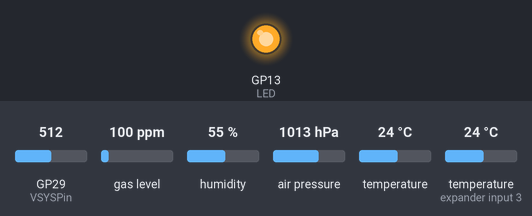
The sketch below on a simulated Raspberry Pi Pico. Shown: output pins drawn as LEDs (lit = HIGH). The inputs (shaded band) are chosen by the test bench; at power-on: GP29 (VSYSPin) = 512, gas level 100 ppm, humidity 55 %, air pressure 1013 hPa, temperature 24 °C, temperature (sensor on expander input 3) 24 °C (analog values on the 0–1023 scale). Pins used as bus, display or sensor lines are not drawn; what the sketch prints to the serial monitor is not drawn.

Above: at 1.26 s.
At 16.1 s:
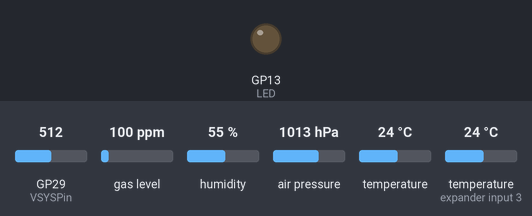
Timing chart, 0 to 39.7 s (numbered marks = the images above):
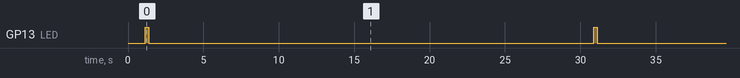

The sketch:

omni.ino
```cpp
/* -*- mode: c++ ; indent-tabs-mode: nil; tab-width: 4; c-basic-offset: 4; -*-

  omni.ino V1.1

  This program uses a 433MHz transmitter and Arduino (or similar device
  supported on the Arduino IDE) to send temperature/humidity
  readings in a format compatible with the Acurite 609TXC protocol.
  See the src/device/lacrosse_ws7000.c file in the rtl_433 distribution
  (https://github.com/merbanan/rtl_433) for details about the packet
  format.  The data packet format created here matches the format
  recognized by rtl_433 for the Lacrosse WS7000-20.

  This program executes on the Arduino Uno R3 but is constrained by the
  limited 2K memory limit for variables.  Take care in modifying the
  program as changes in memory requirements may cause execution errors.

  The Lacrosse WS7000-20 remote sensor transmits temperature,
  humidity, and barometric pressure readings. A transmission frame
  is 81 bits long (for the -20 model).  A "0" bit is 800us high
  followed by 400us low and a "1" bit is 400us high followed
  by 800us low.

  The frame begins with 10 "0" bits followed by 1 "1" bit.
  The data follow that preamble as 14 4-bit nibbles, separated
  from each other by a "1" bit, and each nibble has the
  least-significant bit first.  Soo the data values must have
  their bit patterns reversed as they're inserted into the frame.
  The data are BCD-encoded values representing the decimal digits
  of each of the three readings.

  Most ISM devices REPEAT the message 2-5 times to increase the
  possibility of correct reception (since this is a simplex
  communication system -- no indication that the information
  was correctly received).  This program sends just one message
  per transmission.

  When asserting/deasserting voltage to the signal pin, timing
  is critical.  The strategy of this program is to have the
  "playback" -- the setting of voltages at specific times to
  convey information -- be as simple as possible to minimize
  computer processing delays in the signal-setting timings.
  So the program generates a "waveform" as a series of commands
  to assert/deassert voltages and to delay the specified times
  to communicate information.  Those commands are entered into
  an array to represent the waveform.

  The playback, then, just retrieves the commands to assert/deassert
  voltages and delay specific length of time and executes them, with
  minimal processing overhead.

  This program was modeled, somewhat, on Joan's pigpiod (Pi GPIO daemon)
  code for waveform generation.  But because the Arduino-like devices
  are single-process/single-core rather than multitasking OSes, the code
  here does not need to provide for contingencies in that multi-tasking
  environment -- it just generates the waveform description which a subsequent
  code module uses to drive the transmitter voltages.

  The BME68x code for reading temp/press/hum/VOC was adapted from
  the Adafruit demo program http://www.adafruit.com/products/3660
  The BME68x temperature reading may need calibration against
  an external thermometer.  The DEFINEd parameter 'BME_TEMP_OFFSET'
  (below) can be used to perform an adjustment, if needed.

  hdtodd@gmail.com, 2025.01.13
*/

// For Pico 2
#define VSYSPin 29                     // VSYS is on pin 29 on Pico 2 (may conflict with WiFi!)
#define ADCRES  12                     // Analog-to-digital resolution is 12 bits
#define RES     ((float)(1 << ADCRES)) // Divisor for 12-bit ADC

#define DELAY   29365 // Time between messages in ms
// #define DELAY 4365 // Time between messages in ms

// Couldn't find the IDE macro that says if serial port is Serial or SerialUSB
// So try this; if it doesn't work, specify which
#ifdef ARDUINO_ARCH_SAMD
#define SERIALP SerialUSB
#else
#define SERIALP Serial
#endif

#define DEBUG // SET TO #undef to disable execution trace

#ifdef DEBUG
#define DBG_begin(...)   SERIALP.begin(__VA_ARGS__);
#define DBG_print(...)   SERIALP.print(__VA_ARGS__)
#define DBG_write(...)   SERIALP.write(__VA_ARGS__)
#define DBG_println(...) SERIALP.println(__VA_ARGS__)
#else
#define DBG_begin(...)
#define DBG_print(...)
#define DBG_write(...)
#define DBG_println(...)
#endif

#include "Adafruit_BME680.h"
#include <Adafruit_Sensor.h>
#include <SPI.h>
#include <Wire.h>

// CRC-8 'init' value
#define initCRC 0xaa

// 433MHz transmitter settings
#ifdef PICO_RP2350
#define TX  3           // transmit data line connected to Pico 2 GPIO 3
#define LED LED_BUILTIN // LED active on GPIO 25 when transmitting
#else
#define TX  4  // transmit data line connected to SAMD21 GPIO 4
#define LED 13 // LED active on GPIO 13 when transmitting
#endif

#define REPEATS 4 // Number of times to repeat packet in one transmission

// BME688 settings for Adafruit I2C connection
#define BME_SCK              13
#define BME_MISO             12
#define BME_MOSI             11
#define BME_CS               10

#define SEALEVELPRESSURE_HPA (1013.25)    // Standard conversion constant
#define BME_TEMP_OFFSET      (-1.7 / 1.8) // Calibration offset in Fahrenheit

/* "SIGNAL_T" are the possible signal types.  Each signal has a
    type (index), name, duration of asserted signal high), and duration of
    deasserted signal (low).  Durations are in microseconds.  Either or
    both duration may be 0, in which case the signal voltage won't be changed.

    Enumerate the possible signal duration types here for use as indices
    Append additional signal timings here and then initialize them
    in the device initiation of the "signals" array
    Maintain the order here in the initialization code in the device class
*/
enum SIGNAL_T {
    NONE     = -1,
    SIG_SYNC = 0,
    SIG_SYNC_GAP,
    SIG_ZERO,
    SIG_ONE,
    SIG_IM_GAP,
    SIG_PULSE
};

// Structure of the table of timing durations used to signal
typedef struct {
    SIGNAL_T sig_type;   // Index the type of signal
    String sig_name;     // Provide a brief descriptive name
    uint16_t up_time;    // duration for pulse with voltage up
    uint16_t delay_time; // delay with voltage down before next signal
} SIGNAL;

/*  libcrc8.c
    From http://github.com/hdtodd/CRC8-Library
    HD Todd, February, 2022

    Predefined table of CRC-8 lookup bytes computed using
    the polynomial 0x97, also know as "C2". Per Koopman,
    "arguably the best" for messages up to 119 bits long

   This table can be recomputed for a different polynomial
   See original library distribution on github
*/
uint8_t CRC8POLY       = 0x97;
uint8_t CRC8Table[256] = {
        0x00, 0x97, 0xb9, 0x2e, 0xe5, 0x72, 0x5c, 0xcb, 0x5d, 0xca, 0xe4, 0x73,
        0xb8, 0x2f, 0x01, 0x96, 0xba, 0x2d, 0x03, 0x94, 0x5f, 0xc8, 0xe6, 0x71,
        0xe7, 0x70, 0x5e, 0xc9, 0x02, 0x95, 0xbb, 0x2c, 0xe3, 0x74, 0x5a, 0xcd,
        0x06, 0x91, 0xbf, 0x28, 0xbe, 0x29, 0x07, 0x90, 0x5b, 0xcc, 0xe2, 0x75,
        0x59, 0xce, 0xe0, 0x77, 0xbc, 0x2b, 0x05, 0x92, 0x04, 0x93, 0xbd, 0x2a,
        0xe1, 0x76, 0x58, 0xcf, 0x51, 0xc6, 0xe8, 0x7f, 0xb4, 0x23, 0x0d, 0x9a,
        0x0c, 0x9b, 0xb5, 0x22, 0xe9, 0x7e, 0x50, 0xc7, 0xeb, 0x7c, 0x52, 0xc5,
        0x0e, 0x99, 0xb7, 0x20, 0xb6, 0x21, 0x0f, 0x98, 0x53, 0xc4, 0xea, 0x7d,
        0xb2, 0x25, 0x0b, 0x9c, 0x57, 0xc0, 0xee, 0x79, 0xef, 0x78, 0x56, 0xc1,
        0x0a, 0x9d, 0xb3, 0x24, 0x08, 0x9f, 0xb1, 0x26, 0xed, 0x7a, 0x54, 0xc3,
        0x55, 0xc2, 0xec, 0x7b, 0xb0, 0x27, 0x09, 0x9e, 0xa2, 0x35, 0x1b, 0x8c,
        0x47, 0xd0, 0xfe, 0x69, 0xff, 0x68, 0x46, 0xd1, 0x1a, 0x8d, 0xa3, 0x34,
        0x18, 0x8f, 0xa1, 0x36, 0xfd, 0x6a, 0x44, 0xd3, 0x45, 0xd2, 0xfc, 0x6b,
        0xa0, 0x37, 0x19, 0x8e, 0x41, 0xd6, 0xf8, 0x6f, 0xa4, 0x33, 0x1d, 0x8a,
        0x1c, 0x8b, 0xa5, 0x32, 0xf9, 0x6e, 0x40, 0xd7, 0xfb, 0x6c, 0x42, 0xd5,
        0x1e, 0x89, 0xa7, 0x30, 0xa6, 0x31, 0x1f, 0x88, 0x43, 0xd4, 0xfa, 0x6d,
        0xf3, 0x64, 0x4a, 0xdd, 0x16, 0x81, 0xaf, 0x38, 0xae, 0x39, 0x17, 0x80,
        0x4b, 0xdc, 0xf2, 0x65, 0x49, 0xde, 0xf0, 0x67, 0xac, 0x3b, 0x15, 0x82,
        0x14, 0x83, 0xad, 0x3a, 0xf1, 0x66, 0x48, 0xdf, 0x10, 0x87, 0xa9, 0x3e,
        0xf5, 0x62, 0x4c, 0xdb, 0x4d, 0xda, 0xf4, 0x63, 0xa8, 0x3f, 0x11, 0x86,
        0xaa, 0x3d, 0x13, 0x84, 0x4f, 0xd8, 0xf6, 0x61, 0xf7, 0x60, 0x4e, 0xd9,
        0x12, 0x85, 0xab, 0x3c};

uint8_t crc8(uint8_t *msg, int lengthOfMsg, uint8_t init)
{
    while (lengthOfMsg-- > 0)
        init = CRC8Table[(init ^ *msg++)];
    return init;
};

/* ISM_Device is the base class descriptor for creating transmissions
   compatible with various other specific OOK-PWM devices.  It contains
   the list of signals for the transmitter driver, the procedure needed
   to insert signals into the list, and the procedure to play the signals
   through the transmitter.
*/
class ISM_Device {
  public:
    // These are used by the device object procedures
    //   to process the waveform description into a command list
    SIGNAL_T cmdList[400];
    uint16_t listEnd   = 0;
    String Device_Name = "ISM Device";
    SIGNAL *signals;

    ISM_Device() {};

    // Inserts a signal into the commmand list
    void insert(SIGNAL_T signal)
    {
        cmdList[listEnd++] = signal;
        return;
    };

    // Drive the transmitter voltages per the timings of the signal list
    void playback()
    {
        SIGNAL_T sig;
        for (int i = 0; i < listEnd; i++) {
            sig = cmdList[i];
            if (sig == NONE) { // Terminates list but should never be executed
                DBG_print(F(" \tERROR -- invalid signal in 'playback()': "));
                DBG_print((int)cmdList[i]);
                DBG_print((cmdList[i] == NONE) ? " (NONE)" : "");
                return;
            };
            if (signals[sig].up_time > 0) {
                digitalWrite(TX, HIGH);
                delayMicroseconds(signals[sig].up_time);
            };
            if (signals[sig].delay_time > 0) {
                digitalWrite(TX, LOW);
                delayMicroseconds(signals[sig].delay_time);
            };
        }; // end loop
    }; // end playback()
}; // end class ISM_device

class omni : public ISM_Device {

  public:
    // omni timing durations
    // Timings adjusted for Pico 2 based on rtl_433 recording
    // Apparently more delay in pulse & less in gap execution
    int sigLen             = 6;
    SIGNAL omni_signals[6] = {
            {SIG_SYNC, "Sync", 576, 628},                               // 600, 600
            {SIG_SYNC_GAP, "Sync-gap", 176, 828},                       // 200, 800
            {SIG_ZERO, "Zero", 376, 228},                               // 400, 200
            {SIG_ONE, "One", 176, 428},                                 // 200, 400
            {SIG_IM_GAP, "IM_gap", 0, 1250}, {SIG_PULSE, "Pulse", 0, 0} // spare
    };

    // Instantiate the device by linking 'signals' to our device timing
    omni()
    {
        Device_Name = F("omni");
        signals     = omni_signals;
    };

    /* Routines to create 80-bit omni datagrams from sensor data
       Pack <type, id, iTemp, oTemp, iHum, oHum, press, volts> into a 72-bit
         datagram appended with a 1-byte CRC8 checksum (10 bytes total).
         Bit fields are binary-encoded, most-significant-bit first.

         Inputs:
         uint8_t  <fmt>   is a 4-bit unsigned integer datagram type identifier
         uint8_t  <id>    is a 4-bit unsigned integer sensor ID
         uint16_t <temp>  is a 16-bit signed twos-complement integer representing
       10*(temperature reading) uint8_t  <hum>   is an 8-bit unsigned integer
       representing the relative humidity as integer uint16_t <press> is a 16-bit
       unsigned integer representing barometric 10*pressure (in hPa) uint16_t
       <volts> is a 16-bit unsigned integer representing 100*(voltage-2.50) volts
         uint8_t  <msg>   is an array of at least 10 unsigned 8-bit uint8_t
       integers

         Output in "msg" as nibbles:

             fi 11 12 22 hh gg pp pp vv cc

             f: format of datagram, 0-15
             i: id of device, 0-15
             1: sensor 1 temp reading (e.g, indoor),  °C *10, 2's complement
             2: sensor 2 temp reading (e.g, outdoor), °C *10, 2's complement
             h: sensor 1 humidity reading (e.g., indoor),  %RH as integer
             g: sensor 2 humidity reading (e.g., outdoor), %RH as integer
             p: barometric pressure * 10, in hPa, 0..1628.4 hPa
             v: (VCC-2.5)*100, in volts, 2.50..5.06 volts
             c: CRC8 checksum of bytes 1..9, initial remainder 0xaa,
                    divisor polynomial 0x97, no reflections or inversions
    */
    void pack_msg(uint8_t fmt, uint8_t id, int16_t iTemp, int16_t oTemp,
            uint8_t iHum, uint8_t oHum, uint16_t press, uint16_t volts,
            uint8_t msg[])
    {
        msg[0] = (fmt & 0x0f) << 4 | (id & 0x0f);
        msg[1] = (iTemp >> 4) & 0xff;
        msg[2] = ((iTemp << 4) & 0xf0) | ((oTemp >> 8) & 0x0f);
        msg[3] = oTemp & 0xff;
        msg[4] = iHum & 0xff;
        msg[5] = oHum & 0xff;
        msg[6] = (press >> 8) & 0xff;
        msg[7] = press & 0xff;
        msg[8] = volts & 0xff;
        msg[9] = crc8(msg, 9, initCRC);
        return;
    };

    // Unpack message into data values it represents
    void unpack_msg(uint8_t msg[], uint8_t &fmt, uint8_t &id, int16_t &iTemp,
            int16_t &oTemp, uint8_t &iHum, uint8_t &oHum, uint16_t &press,
            uint8_t &volts)
    {
        if (msg[9] != crc8(msg, 9, initCRC)) {
            DBG_println(
                    F("Attempt unpack of invalid message packet: CRC8 checksum error"));
            fmt   = 0;
            id    = 0;
            iTemp = 0;
            oTemp = 0;
            iHum  = 0;
            oHum  = 0;
            press = 0;
            volts = 0;
        }
        else {
            fmt   = msg[0] >> 4;
            id    = msg[0] & 0x0f;
            iTemp = ((int16_t)((((uint16_t)msg[1]) << 8) | (uint16_t)msg[2])) >> 4;
            oTemp =
                    ((int16_t)((((uint16_t)msg[2]) << 12) | ((uint16_t)msg[3]) << 4)) >>
                    4;
            iHum  = msg[4];
            oHum  = msg[5];
            press = ((uint16_t)(msg[6] << 8)) | msg[7];
            volts = msg[8];
        };
        return;
    };

    void make_wave(uint8_t *msg, uint8_t msgLen)
    {
        listEnd    = 0;

        // Repeat message "REPEAT" times in one transmission
        for (uint8_t j = 0; j < REPEATS; j++) {
            // Preamble
            for (uint8_t i = 0; i < 4; i++)
                insert(SIG_SYNC);

            // The data packet
            for (uint8_t i = 0; i < msgLen; i++)
                insert(((uint8_t)((msg[i / 8] >> (7 - (i % 8))) & 0x01)) == 0
                                ? SIG_ZERO
                                : SIG_ONE);
        };

        // Postamble and terminal marker for safety
        insert(SIG_IM_GAP);
        cmdList[listEnd] = NONE;
    }; // end .make_wave()
}; // end class omni

// Global variables

// Create BME object
// We use the I2C version but SPI is an option
Adafruit_BME680 bme; // I2C
// Adafruit_BME680 bme(BME_CS); // hardware SPI
// Adafruit_BME680 bme(BME_CS, BME_MOSI, BME_MISO,  BME_SCK);

omni om;  // The omni object as a global
int count = 0; // Count the packets sent
bool haveBME = false;
bool first = true;

void setup(void)
{
    DBG_begin(9600);
    analogReadResolution(ADCRES);
    delay(1000);
    DBG_println();
    // Force transmit pin and LED pin low as initial conditions
    pinMode(TX, OUTPUT);
    digitalWrite(TX, LOW);
    pinMode(LED, OUTPUT);
    digitalWrite(LED, LOW);

    haveBME = bme.begin();
    if (haveBME) {
        // Set up oversampling and filter initialization
        bme.setTemperatureOversampling(BME680_OS_8X);
        bme.setHumidityOversampling(BME680_OS_2X);
        bme.setPressureOversampling(BME680_OS_4X);
        bme.setIIRFilterSize(BME680_FILTER_SIZE_3);
        bme.setGasHeater(320, 150); // 320*C for 150 ms
    };
}; // End setup()

void loop(void)
{
    uint8_t msg[10] = {0}; // omni messages are 10 bytes
    uint8_t omniLen = 80;  // omni messages are 80 bits long
    uint8_t fmt     = 1;
    uint8_t id      = 1;
    float itempf, otempf, ihumf, ohumf, pressf, voltsf, voc;
    int16_t itemp, otemp;
    uint16_t press;
    uint8_t ihum, ohum, volts;
    uint8_t y, i, ih, oh, v;
    int16_t it, ot;
    uint16_t p;
    bool gotReading = false;

    if (first) {
      DBG_println(F("\nStarting omni multisensor test transmission"));
      if (!haveBME)
          DBG_println("BME not found; transmitting core temp and VCC");
    };

    // Get the readings from the BME688
    // If we can't get readings, wait and try again later
    if (haveBME)
        gotReading = bme.performReading();
    if (haveBME && !gotReading)
        DBG_println(F("BME688 failed to perform reading :-("));

    if (gotReading) {
        // Unpack BME readings, repack for ISM transmission, and create the waveform
        // Use Pico 2 core temp as "outside" temp, otemp
        fmt = 1;
        itemp = (uint16_t)((bme.temperature + 0.05 + BME_TEMP_OFFSET) *
                           10); // adjust & round
        otemp = (uint16_t)((analogReadTemp() + 0.05) * 10.0);
        ihum  = (uint16_t)((bme.humidity + 0.5) * 10.0); // round
        ohum  = 0;
        press = (uint16_t)(bme.pressure / 10.0);         // hPa * 10
        voc   = (uint16_t)(bme.gas_resistance / 1000.0); // KOhms
        volts =
                (uint8_t)(100.0 * (((float)analogRead(VSYSPin)) / RES * 3.0 * 3.3 - 3.0) +
                          0.5);
    } else {
        // Use Pico 2 core temp as "inside" temp, itemp
        fmt   = 0;
        itemp = (uint16_t)((analogReadTemp() + 0.05) * 10.0);
        otemp = 0;
        ihum  = 0;
        ohum  = 0;
        press = 0;
        voc   = 0;
        volts =
                (uint8_t)(100.0 * (((float)analogRead(VSYSPin)) / RES * 3.0 * 3.3 - 3.0) +
                          0.5);
    };
    // Pack the message, create the waveform, and transmit
    om.pack_msg(fmt, id, itemp, otemp, ihum, ohum, press, volts, msg);
    om.make_wave(msg, omniLen);
    digitalWrite(LED, HIGH);
    om.playback();
    digitalWrite(LED, LOW);
    digitalWrite(TX, LOW);

    // Write back on serial monitor the readings we're transmitting
    om.unpack_msg(msg, fmt, id, itemp, otemp, ihum, ohum, press, volts);
    itempf = ((float)itemp) / 10.0;
    otempf = ((float)otemp) / 10.0;
    ihumf  = ((float)ihum);
    ohumf  = ((float)ohum);
    pressf = ((float)press);
    voltsf = ((float)volts) / 100.0 + 3.00;
    DBG_print(F("Transmit msg "));
    DBG_print(++count);
    DBG_print(F("\tiTemp="));
    DBG_print(itempf);
    DBG_print(F("˚C"));
    DBG_print(F(", oTemp="));
    DBG_print(otempf);
    DBG_print(F("˚C"));
    DBG_print(F(", iHum="));
    DBG_print(ihumf);
    DBG_print(F("%"));
    DBG_print(F(", oHum="));
    DBG_print(ohumf);
    DBG_print(F("%"));
    DBG_print(F(", Press="));
    DBG_print(pressf / 10.0);
    DBG_print(F("hPa"));
    DBG_print(F(", VCC="));
    DBG_print(voltsf);
    DBG_print(F("volts"));
    DBG_print(F("\tin hex: 0x "));
    for (uint8_t j = 0; j < 10; j++) {
        if (msg[j] < 16)
            DBG_print('0');
        DBG_print(msg[j], HEX);
        DBG_print(' ');
    };
    DBG_println();
    DBG_print(F("\tThe msg packet, length="));
    DBG_print((int)omniLen);
    DBG_print(F(", as a string of bits: "));
    for (uint8_t i = 0; i < omniLen; i++)
      DBG_print(((msg[i / 8] >> (7 - (i % 8))) & 0x01));
    DBG_println();

    first = false;
    delay(DELAY);
}; // end loop()
```

Measured:
- by itself, GP13 (LED): alternates HIGH for 0.22 s and LOW for 29.5 s
